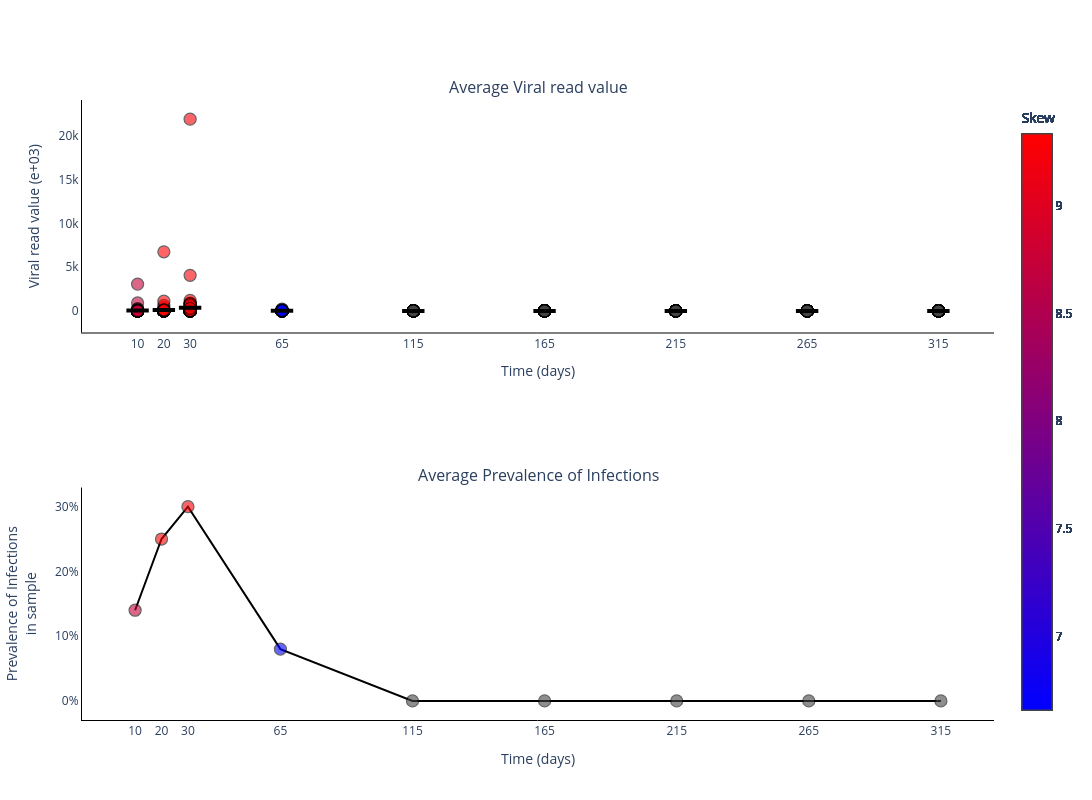

Notebook source saved alongside this figure:
### Markdown cell above
### Plot Viral read counts per sample time
Coloured by skewness of sample. This replicates analyses from James Hay et al. (2021)

### Code cell
fig = go.Figure()
fig = make_subplots(rows=2, cols=1, subplot_titles=('Average Viral read value', 'Average Prevalence of Infections'))

skews = skew(vr_values[0, :, :], axis=1)

for _ in range(sample_size):
    fig.add_trace(
        go.Scatter(
            y=vr_values[0, :, _].tolist(),
            x=sample_points,
            mode='markers',
            name='Average Viral read value',
            marker_line=dict(width=1.25, color='black'),
            marker_color=skews,
            marker_colorscale='BlueRed',
            marker_colorbar_title=dict(
                text='Skew',
                side='top'),
            marker_size=12,
            marker_opacity=0.6,
            marker_showscale=True,
            showlegend=False,
        ),
        row=1,
        col=1
    )

fig.add_trace(
    go.Scatter(
        y=np.mean(vr_values[0, :, :], axis=1).tolist(),
        x=sample_points,
        mode='markers',
        name='Median Ct value',
        marker_color='black',
        marker_line=dict(width=4, color='black'),
        marker_symbol='line-ew',
        marker_size=16,
        showlegend=False,
    ),
    row=1,
    col=1
)

fig.add_trace(
    go.Scatter(
        y=(vr_infec[0, :]/sample_size).tolist(),
        x=sample_points,
        mode='lines+markers',
        connectgaps=True,
        name='Average Prevalence of Infections',
        marker_line=dict(width=1.25, color='black'),
        marker_color=skews,
        marker_colorscale='BlueRed',
        marker_colorbar_title=dict(
            text='Skew',
            side='top'),
        marker_opacity=0.6,
        marker_size=12,
        marker_showscale=True,
        line_color='black',
        showlegend=False,
    ),
    row=2,
    col=1
)

# Add axis labels
fig.update_layout(
    width=1100, 
    height=800,
    plot_bgcolor='white',
    xaxis=dict(
        linecolor='black',
        tickvals=sample_points.tolist(),
        title = 'Time (days)'
        ),
    yaxis=dict(
        linecolor='black',
        title = 'Viral read value (e+03)'),
    xaxis2=dict(
        linecolor='black',
        tickvals=sample_points.tolist(),
        title = 'Time (days)'
        ),
    yaxis2=dict(
        linecolor='black',
        tickformat = '.0%',
        title = 'Prevalence of Infections<br>in sample')
    #legend=dict(
    #    orientation="h",
    #    yanchor="bottom",
    #    y=1.02,
    #    xanchor="right",
    #    x=1
    #)
    )

fig.write_image('images/Viral_read_SIR_Skewness.pdf')
fig.show()
